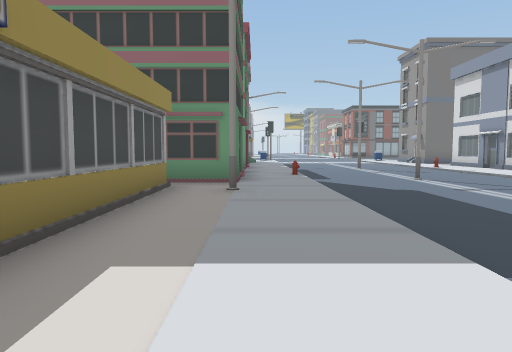
view 1 (above)

23 first-person views from a walk through a Unity game level. The camera is 1.2 m above the floor, tilts 4° down and sees 70° across. The floor is counted in squares, 2 m on a side. Each view is taken from the middle of a square. On the plan, view 1 faces up. The plan holds only what a view shows up to about 10 squares ahead; the rest is blank. The place goes on beyond the plan. The player is left out.

view 2
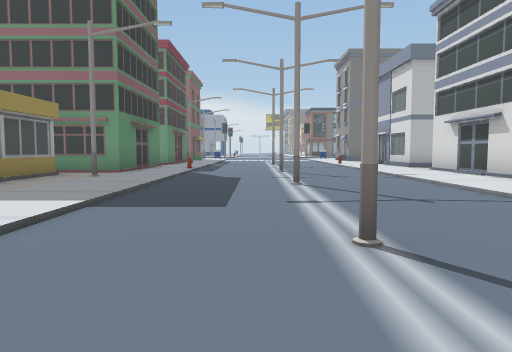

view 3
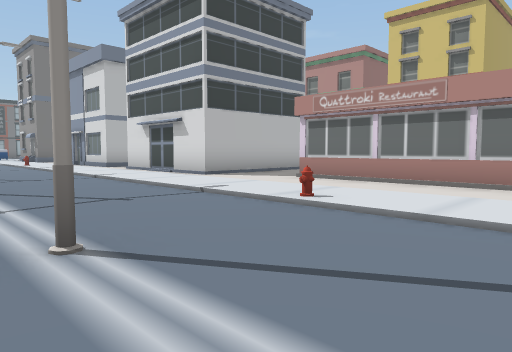

view 4
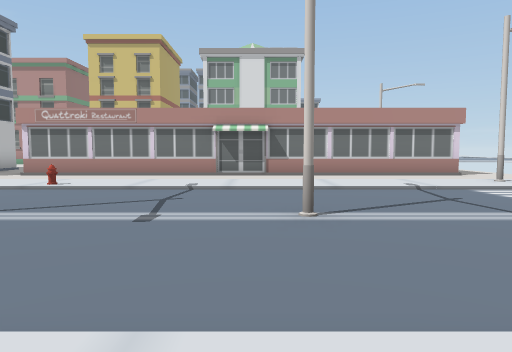

view 5
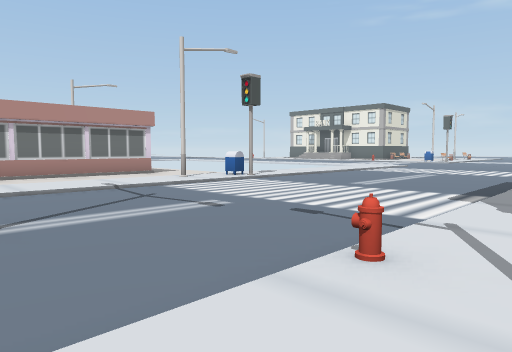

view 6
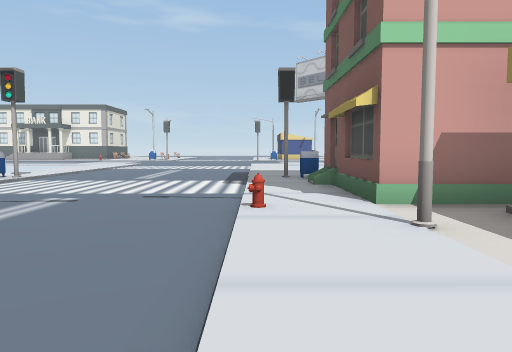

view 7
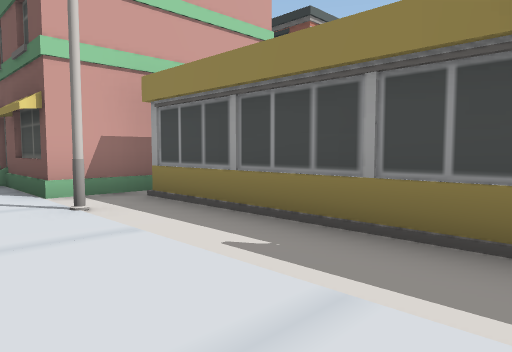

view 8
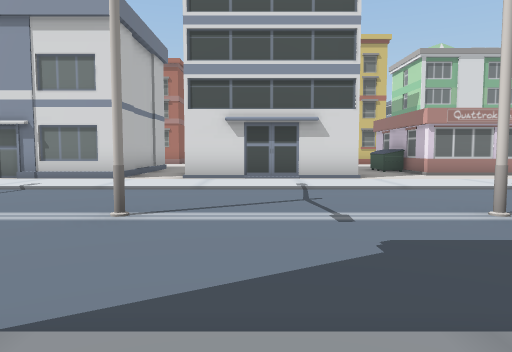

view 9
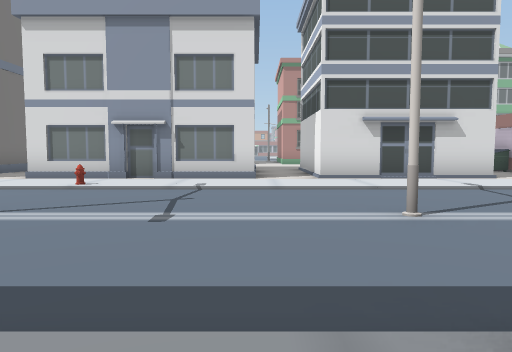

view 10
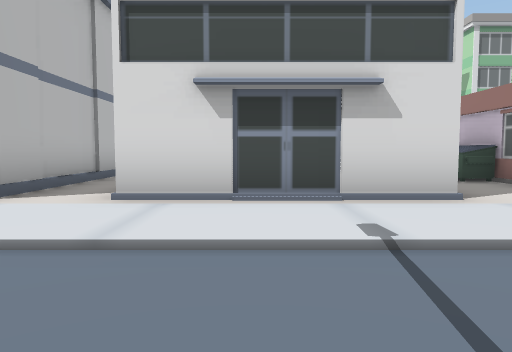

view 11
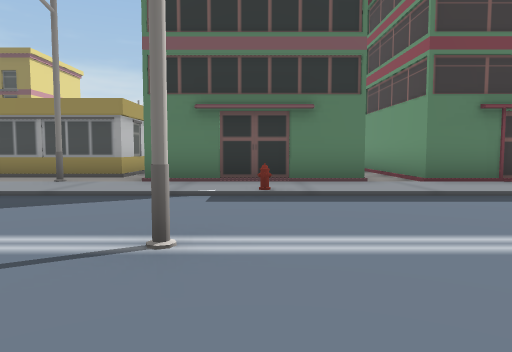

view 12
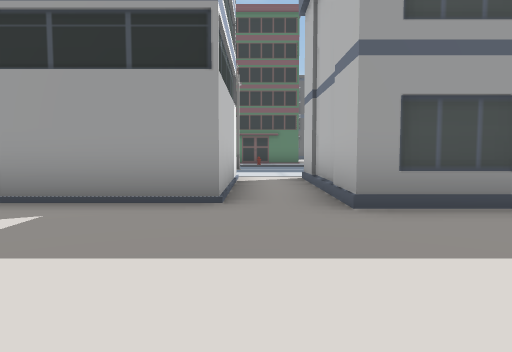

view 13
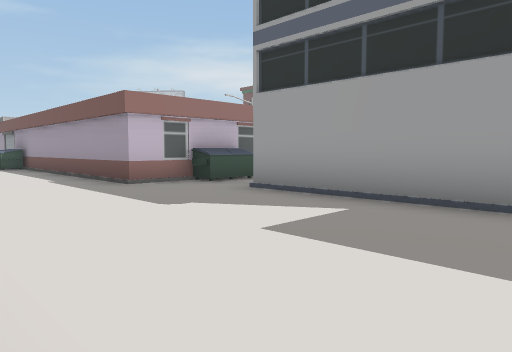

view 14
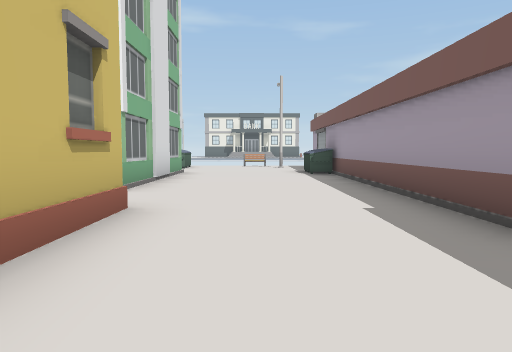

view 15
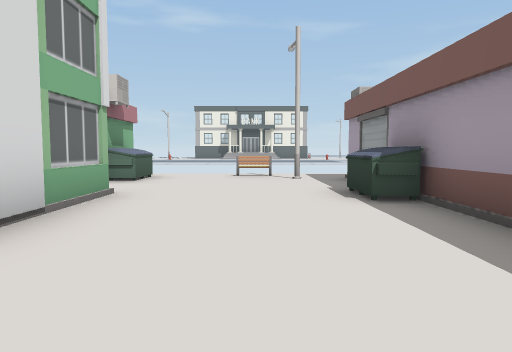

view 16
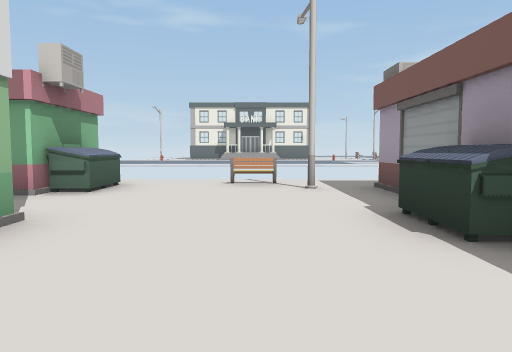

view 17
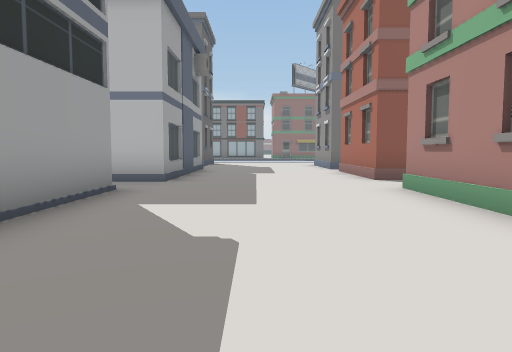

view 18
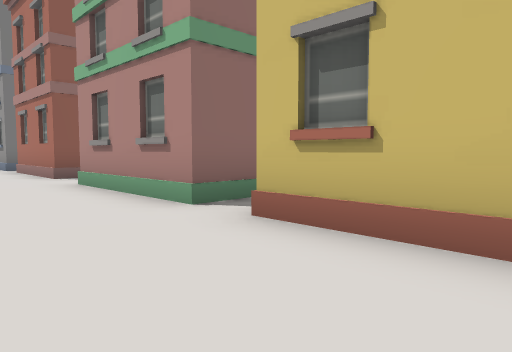

view 19
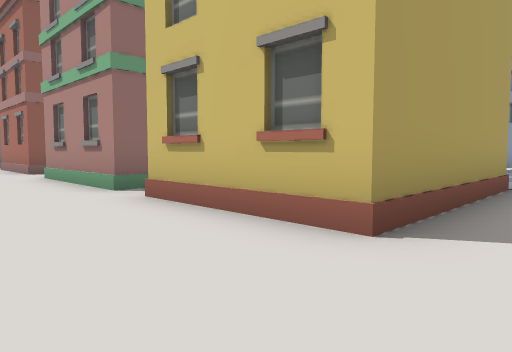

view 20
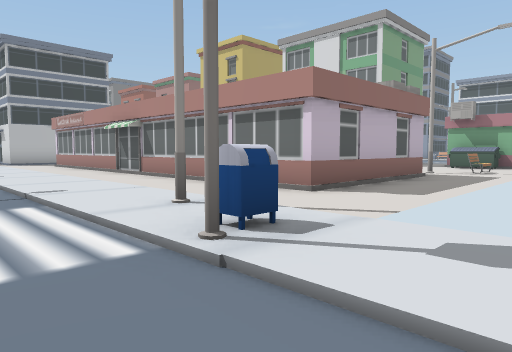

view 21
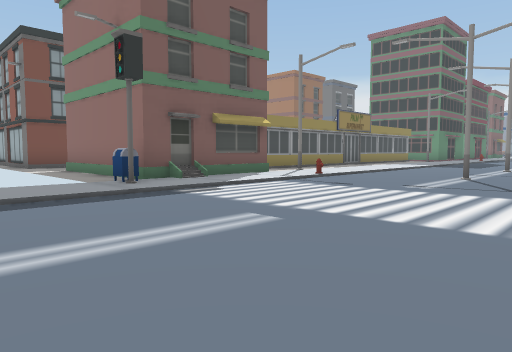

view 22
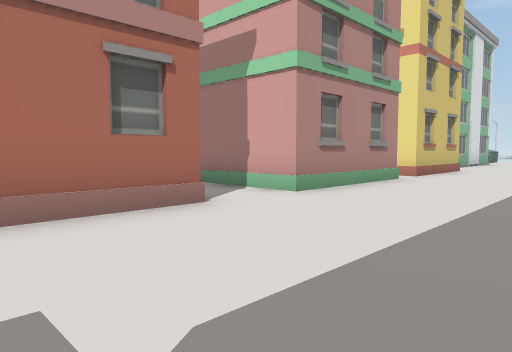

view 23
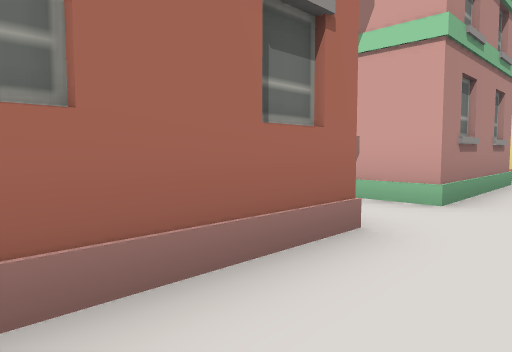

### Floor plan
Key: @ floor where view 1 was taken; # wall or solid block; . main floor; - floor 0.25 m lower than the main floor; / step, stairs or slope; H hydrant; B building; S streetlight; M mailbox; U dumpster; E bench; O other object.
Columns run from 4 left of view 1 to 18 right of it. Each row starts with its distance up from view 1.
 13     ./  --H.#   #...B#
 12 B# #./----/.#   #...B#
 11    #./----/.B   B...B#
 10    #./----/.#####....B
  9    #.H----/..........##
  8    #./--#-/.#   #...B#
  7  BB#./----/.#   #....#
  6  #B.S/----/.##  #....#
  5  ##../----/.B####.....
  4   #../--#-/..........#
  3   #../----/..#BUU#...#
  2   #../----/..B   #..B#
  1   #../----H..#   #...##
  0   #.@/--#-/..B   #....
 -1   #../----/..B   #...B
 -2   #../----/..#   #...#
 -3   #../----/..#   #...#
 -4   #.S/--#-/..B   #...#
 -5   ##.H----/..B   U...#
 -6    #./----/..#   #.....
 -7    #./----/..B   #....#
 -8    S//----/S.#####SE..U
 -9   .BMO----OM..........B
-10     ./----/.
-11     ./----/.
-12       ----/

Where each view was taken, in squares from view 1:
view 1: 0 up, 0 right, facing up
view 2: 2 down, 3 right, facing up
view 3: 2 down, 3 right, facing up-right
view 4: 3 down, 0 right, facing right
view 5: 3 down, 0 right, facing down-right
view 6: 1 down, 1 right, facing down
view 7: 0 up, 1 right, facing down-left
view 8: 7 up, 0 right, facing right
view 9: 10 up, 0 right, facing right
view 10: 7 up, 4 right, facing right
view 11: 9 up, 6 right, facing left
view 12: 9 up, 16 right, facing left
view 13: 9 up, 16 right, facing down-left
view 14: 5 up, 15 right, facing down
view 15: 0 up, 15 right, facing down
view 16: 2 down, 15 right, facing down
view 17: 3 up, 14 right, facing up
view 18: 2 up, 14 right, facing up-right
view 19: 0 up, 14 right, facing up-right
view 20: 11 down, 5 right, facing up-right
view 21: 12 down, 6 right, facing up-left
view 22: 13 up, 13 right, facing down-right
view 23: 13 up, 15 right, facing down-right
